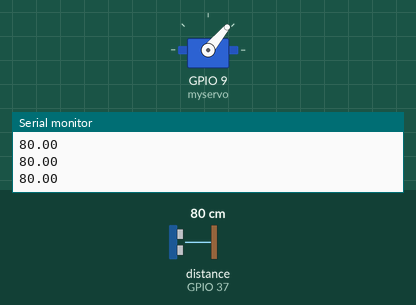
Recording of a program running on a simulated ESP32. Parts: servo, the last lines printed to the serial monitor. The test bench sets the inputs (shaded band); at power-on: distance to the obstacle (sensor on GPIO 37) 80 cm.

Above: at 1.2 s.
1.3 s: distance to the obstacle (sensor on GPIO 37) set to 2 cm
At 2.0 s:
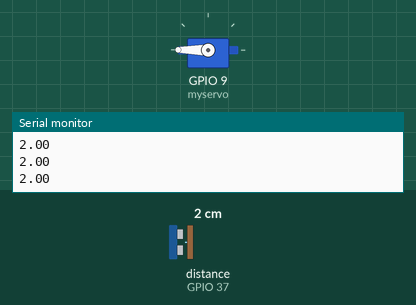
2.8 s: distance to the obstacle (sensor on GPIO 37) set to 23 cm
5.8 s: distance to the obstacle (sensor on GPIO 37) set to 4 cm
7.3 s: distance to the obstacle (sensor on GPIO 37) set to 9 cm
At 8.5 s:
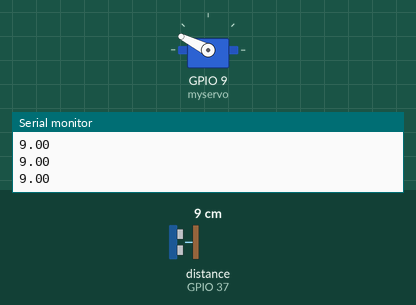
8.8 s: distance to the obstacle (sensor on GPIO 37) set to 18 cm
At 10.0 s:
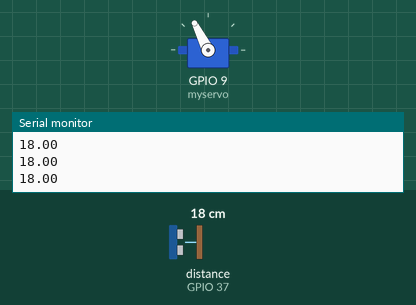
10.3 s: distance to the obstacle (sensor on GPIO 37) set to 35 cm
At 11.0 s:
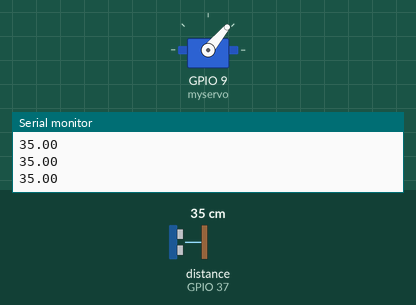
Timing chart, 0 to 12.8 s (numbered marks = the images above; inputs shaded):
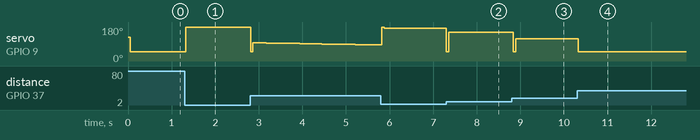

The program:

main.cpp
```cpp
#include <HCSR04.h>
#include <Servo.h>

UltraSonicDistanceSensor distanceSensor(A0, A1);  // Initialize sensor that uses digital pins 13 and 12.

///////////////////////Inputs/outputs///////////////////////
Servo myservo;  // create servo object to control a servo, later attatched to D9
///////////////////////////////////////////////////////
//
////////////////////////Variables///////////////////////
int Read = 0;
float distance = 0.0;
float elapsedTime, temps, timePrev;        //Variables for time control
float distance_previous_error, distance_error;
int period = 50;  //Refresh rate period of the loop is 50ms
///////////////////////////////////////////////////////

///////////////////PID constants///////////////////////
float kp=8; //Mine was 8
float ki=0.2; //Mine was 0.2
float kd=3100; //Mine was 3100
float distance_setpoint = 21;           //Should be the distance from sensor to the middle of the bar in mm
float PID_p, PID_i, PID_d, PID_total;
///////////////////////////////////////////////////////

float measureDistance ()
{
  return distanceSensor.measureDistanceCm();
}

void setup () {
    Serial.begin(9600);  // We initialize serial connection so that we could print values from sensor.
    myservo.attach(9);  // attaches the servo on pin 9 to the servo object
    myservo.write(125); //Put the servco at angle 125, so the balance is in the middle
    temps = millis();
}

void loop () {

  if (millis() > temps+period)
  {
    temps = millis();
    distance = measureDistance();
    Serial.println(distance);
    distance_error = distance_setpoint - distance;
    PID_p = kp * distance_error;
    float dist_diference = distance_error - distance_previous_error;
    PID_d = kd*((distance_error - distance_previous_error)/period);

    if(-3 < distance_error && distance_error < 3)
    {
      PID_i = PID_i + (ki * distance_error);
    }
    else
    {
      PID_i = 0;
    }

    PID_total = PID_p + PID_i + PID_d;
    PID_total = map(PID_total, -150, 150, 0, 150);

    if(PID_total < 20){PID_total = 20;}
    if(PID_total > 160) {PID_total = 160; }

    myservo.write(PID_total+30);
    distance_previous_error = distance_error;
  }
}
```

Measured:
- after the input at 1.3 s, servo on GPIO 9 (myservo): 50° → 180° at once
- after the input at 7.3 s, servo on GPIO 9 (myservo): 173° → 153° at once
- after the input at 8.8 s, servo on GPIO 9 (myservo): 153° → 117° at once
- after the input at 10.3 s, servo on GPIO 9 (myservo): 117° → 50° at once
